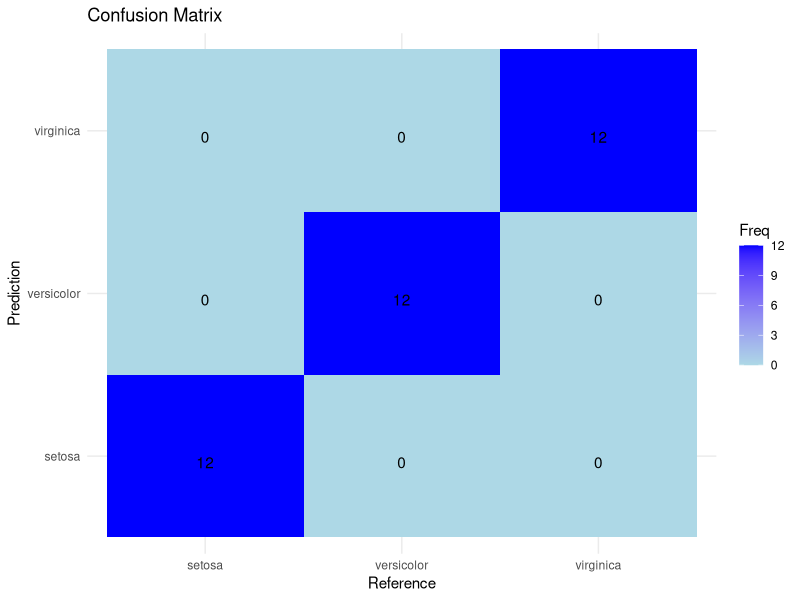
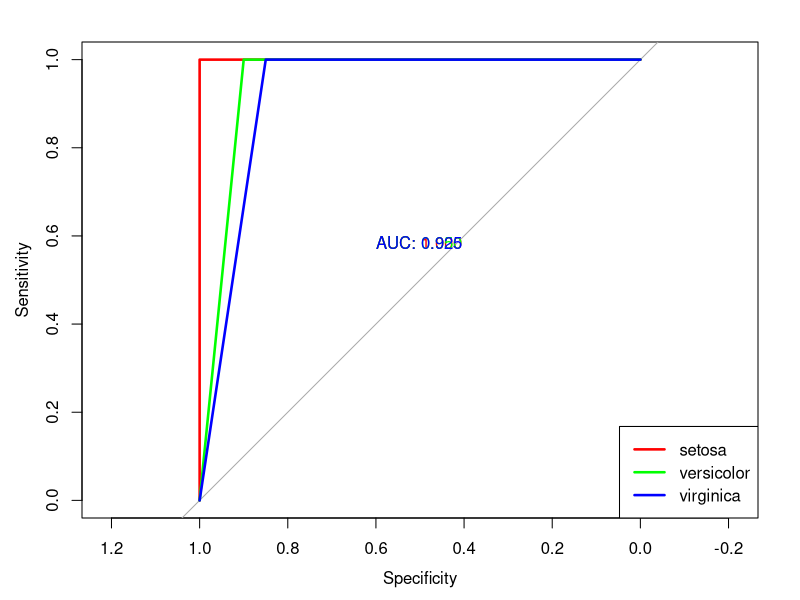

Recreate these plots in R, in order.


# STEP 1. Install and Load the Required Packages ----
## ggplot2 ----
if (require("ggplot2")) {
  require("ggplot2")
} else {
  install.packages("ggplot2", dependencies = TRUE,
                   repos = "https://cloud.r-project.org")
}

## caret ----
if (require("caret")) {
  require("caret")
} else {
  install.packages("caret", dependencies = TRUE,
                   repos = "https://cloud.r-project.org")
}

## mlbench ----
if (require("mlbench")) {
  require("mlbench")
} else {
  install.packages("mlbench", dependencies = TRUE,
                   repos = "https://cloud.r-project.org")
}

## pROC ----
if (require("pROC")) {
  require("pROC")
} else {
  install.packages("pROC", dependencies = TRUE,
                   repos = "https://cloud.r-project.org")
}

## dplyr ----
if (require("dplyr")) {
  require("dplyr")
} else {
  install.packages("dplyr", dependencies = TRUE,
                   repos = "https://cloud.r-project.org")
}

# 1. Accuracy and Cohen's Kappa ----
# Accuracy is the percentage of correctly classified instances out of all
# instances. Accuracy is more useful in binary classification problems than
# in multi-class classification problems.

# On the other hand, Cohen's Kappa is similar to Accuracy, however, it is more
# useful for classification problems that do not have an equal distribution of
# instances amongst the classes in the dataset.

# For example, instead of Red are 50 instances and Blue are 50 instances,
# the distribution can be that Red are 70 instances and Blue are 30 instances.

## 1.a. Load the dataset ----
data(iris)
## 1.b. Determine the Baseline Accuracy ----
# Identify the number of instances that belong to each class (distribution or
# class breakdown).

# The result should show that 65% tested negative and 34% tested positive
# for diabetes.

# This means that an algorithm can achieve a 65% accuracy by
# predicting that all instances belong to the class "negative".

# This in turn implies that the baseline accuracy is 65%.
View(iris)
iris_freq <- iris$Species
cbind(frequency =
        table(iris_freq),
      percentage = prop.table(table(iris_freq)) * 100)

## 1.c. Split the dataset ----
# Define a 75:25 train:test data split of the dataset.
# That is, 75% of the original data will be used to train the model and
# 25% of the original data will be used to test the model.
train_index <- createDataPartition(iris$Species,
                                   p = 0.75,
                                   list = FALSE)
iris_train <- iris[train_index, ]
iris_test <- iris[-train_index, ]

## 1.d. Train the Model ----
# We apply the 5-fold cross validation resampling method
train_control <- trainControl(method = "cv", number = 5)

# We then train a Generalized Linear Model to predict the value of Diabetes
# (whether the patient will test positive/negative for diabetes).

# `set.seed()` is a function that is used to specify a starting point for the
# random number generator to a specific value. This ensures that every time you
# run the same code, you will get the same "random" numbers.
set.seed(7)
iris_model_rf  <-
  train(Species ~ ., data = iris_train, method = "rf",
        metric = "Accuracy", trControl = train_control)

## 1.e. Display the Model's Performance ----
### Option 1: Use the metric calculated by caret when training the model ----
# The results show an accuracy of approximately 77% (slightly above the baseline
# accuracy) and a Kappa of approximately 49%.
print(iris_model_rf)

### Option 2: Compute the metric yourself using the test dataset ----
# A confusion matrix is useful for multi-class classification problems.
# Please watch the following video first: https://youtu.be/Kdsp6soqA7o

# The Confusion Matrix is a type of matrix which is used to visualize the
# predicted values against the actual Values. The row headers in the
# confusion matrix represent predicted values and column headers are used to
# represent actual values.

predictions <- predict(iris_model_rf, newdata = iris_test[, 1:4])

# Make sure both 'predictions' and 'iris_test[, 1:4]$Species' are factors
predictions <- as.factor(predictions)
# Convert the "Species" column to a factor in the full data frame
iris_test$Species <- as.factor(iris_test$Species)

# Set factor levels for 'predictions' and 'iris_test[, 1:4]$Species'
confusion_matrix <- confusionMatrix(predictions, iris_test$Species)
print(confusion_matrix)

confusion_data <- as.data.frame(as.table(confusion_matrix))

### Option 3: Display a graphical confusion matrix ----
ggplot(data = confusion_data, aes(x = Reference, y = Prediction, fill = Freq)) +
  geom_tile() +
  geom_text(aes(label = Freq), vjust = 1) +
  scale_fill_gradient(low = "lightblue", high = "blue") +
  theme_minimal() +
  labs(title = "Confusion Matrix")


# 2. RMSE, R Squared, and MAE ----

# RMSE stands for "Root Mean Squared Error" and it is defined as the average
# deviation of the predictions from the observations.

# R Squared (R^2) is also known as the "coefficient of determination".
# It provides a goodness of fit measure for the predictions to the
# observations.

# NOTE: R Squared (R^2) is a value between 0 and 1 such that
# 0 refers to "no fit" and 1 refers to a "perfect fit".

## 2.a. Load the dataset ----
data(PimaIndiansDiabetes)

## 2.b. Split the dataset ----
# Define a train:test data split of the dataset. Such that 10/16 are in the
# train set and the remaining 6/16 observations are in the test set.

# In this case, we split randomly without using a predictor variable in the
# caret::createDataPartition function.

# For reproducibility; by ensuring that you end up with the same
# "random" samples

# We apply simple random sampling using the base::sample function to get
# 10 samples
set.seed(7)
train_index <- sample(1:nrow(PimaIndiansDiabetes), 10)
Pima_train <- PimaIndiansDiabetes[train_index, ]
Pima_test <- PimaIndiansDiabetes[-train_index, ]

## 2.c. Train the Model ----
# We apply bootstrapping with 1,000 repetitions
train_control <- trainControl(method = "boot", number = 1000)

# We then train a linear regression model to predict the value of Employed
# (the number of people that will be employed given the independent variables).
Pima_model_logistic <-
  train(diabetes ~ ., data = Pima_train,
        method = "glm", family = binomial,
        metric = "MSE",  
        trControl = train_control)

## 2.d. Display the Model's Performance ----
### Option 1: Use the metric calculated by caret when training the model ----
# The results show an RMSE value of approximately 4.3898 and
# an R Squared value of approximately 0.8594
# (the closer the R squared value is to 1, the better the model).
print(Pima_model_logistic)
### Option 2: Compute the metric yourself using the test dataset ----
predictions <- predict(Pima_model_logistic, Pima_test)
# These are the 6 values for employment that the model has predicted:
print(predictions)

# Calculate the mean squared error (MSE)
mse <- mean((as.numeric(predictions) - as.numeric(Pima_test$diabetes))^2)
# Calculate RMSE by taking the square root of MSE
rmse <- sqrt(mse)
print(paste("RMSE (MSE) =", rmse))

#### MAE ----
# MAE measures the average absolute differences between the predicted and
# actual values in a dataset. MAE is useful for assessing how close the model's
# predictions are to the actual values.

# MAE is expressed in the same units as the target variable, making it easy to
# interpret. For example, if you are predicting the amount paid in rent,
# and the MAE is KES. 10,000, it means, on average, your model's predictions
# are off by about KES. 10,000.

# 3. Area Under ROC Curve ----
# Area Under Receiver Operating Characteristic Curve (AUROC) or simply
# "Area Under Curve (AUC)" or "ROC" represents a model's ability to
# discriminate between two classes.

# ROC is a value between 0.5 and 1 such that 0.5 refers to a model with a
# very poor prediction (essentially a random prediction; 50-50 accuracy)
# and an AUC of 1 refers to a model that predicts perfectly.

# ROC can be broken down into:
## Sensitivity ----
#         The number of instances from the first class (positive class)
#         that were actually predicted correctly. This is the true positive
#         rate, also known as the recall.
## Specificity ----
#         The number of instances from the second class (negative class)
#         that were actually predicted correctly. This is the true negative
#         rate.

## 3.a. Load the dataset ----
data(iris)
## 3.b. Determine the Baseline Accuracy ----
# The baseline accuracy is 65%.
iris_species_freq <- iris$Species
cbind(frequency = table(iris_species_freq), 
      percentage = prop.table(table(iris_species_freq)) * 100)


## 3.c. Split the dataset ----
# Define an 80:20 train:test data split of the dataset.
set.seed(7)
train_index <- createDataPartition(iris$Species,
                                   p = 0.8,
                                   list = FALSE)
iris_train <- iris[train_index, ]
iris_test <- iris[-train_index, ]

## 3.d. Train the Model ----
# We apply the 10-fold cross validation resampling method
train_control <- trainControl(method = "cv", number = 10, classProbs = TRUE)


# We then train a k Nearest Neighbours Model to predict the value of Diabetes
# (whether the patient will test positive/negative for diabetes).
iris_model_knn <- train(Species ~ ., data = iris_train, method = "knn",
                        metric = "Accuracy", trControl = train_control)


## 3.e. Display the Model's Performance ----
### Option 1: Use the metric calculated by caret when training the model ----
# The results show a ROC value of approximately 0.76 (the closer to 1,
# the higher the prediction accuracy) when the parameter k = 9
# (9 nearest neighbours).

print(iris_model_knn)

### Option 2: Compute the metric yourself using the test dataset ----
#### Sensitivity and Specificity ----
predictions <- predict(iris_model_knn, iris_test)
# These are the values for diabetes that the
# model has predicted:
print(predictions)
confusion_matrix <-
  caret::confusionMatrix(predictions,
                         iris_test$Species)
# We can see the sensitivity (≈ 0.86) and the specificity (≈ 0.60) below:
print(confusion_matrix)

#### AUC ----
# The type = "prob" argument specifies that you want to obtain class
# probabilities as the output of the prediction instead of class labels.
predictions <- predict(iris_model_knn, iris_test, type = "prob")


# These are the class probability values for diabetes that the
# model has predicted:
print(predictions)

# "Controls" and "Cases": In a binary classification problem, you typically
# have two classes, often referred to as "controls" and "cases."
# These classes represent the different outcomes you are trying to predict.
# For example, in a medical context, "controls" might represent patients without
# a disease, and "cases" might represent patients with the disease.

# Setting the Direction: The phrase "Setting direction: controls < cases"
# specifies how you define which class is considered the positive class (cases)
# and which is considered the negative class (controls) when calculating
# Compute the ROC curves for each class
roc_curves <- lapply(unique(iris$Species), function(class_name) {
  class_predictions <- as.numeric(predictions[class_name] > 0)
  class_roc <- roc(iris_test$Species == class_name, class_predictions)
  return(class_roc)
})

# Plot the ROC curves for each class
colors <- rainbow(length(roc_curves))
for (i in 1:length(roc_curves)) {
  plot(roc_curves[[i]], col = colors[i], print.auc = TRUE, print.auc.x = 0.6, print.auc.y = 0.6, lwd = 2.5, add = (i > 1))
}

legend("bottomright", legend = unique(iris$Species), col = colors, lwd = 2.5)

# 4. Logarithmic Loss (LogLoss) ----
# Logarithmic Loss (LogLoss) is an evaluation metric commonly used for
# assessing the performance of classification models, especially when the model
# provides probability estimates for each class.

# LogLoss measures how well the predicted probabilities align with the true
# binary outcomes.

# In *binary classification*, the LogLoss formula for a single observation is:
# LogLoss = −(y log(p) + (1 − y)log(1 − p))

# Where:
# [*] y is the true binary label (0 or 1).
# [*] p is the predicted probability of the positive class.

# The LogLoss formula computes the logarithm of the predicted probability for
# the true class (if y = 1) or the logarithm of the predicted probability for
# the negative class (if y = 0), and then sums the results.

# A lower LogLoss indicates better model performance, where perfect predictions
# result in a LogLoss of 0.

########################### ----
## 4.a. Load the dataset ----
data(PimaIndiansDiabetes)

## 4.b. Train the Model ----
# We apply the 5-fold repeated cross validation resampling method
# with 3 repeats
train_control <- trainControl(method = "repeatedcv", number = 5, repeats = 3,
                              classProbs = TRUE,
                              summaryFunction = mnLogLoss)
set.seed(7)

# This creates a CART model. One of the parameters used by a CART model is "cp".
# "cp" refers to the "complexity parameter". It is used to impose a penalty to
# the tree for having too many splits. The default value is 0.01.
pima_model_cart <- train(diabetes ~ ., data = PimaIndiansDiabetes, method = "rpart",
                         metric = "logLoss", trControl = train_control)

## 4.c. Display the Model's Performance ----
### Option 1: Use the metric calculated by caret when training the model ----
# The results show that a cp value of ≈ 0 resulted in the lowest
# LogLoss value. The lowest logLoss value is ≈ 0.46.
print(pima_model_cart)

# [OPTIONAL] **Deinitialization: Create a snapshot of the R environment ----
# Lastly, as a follow-up to the initialization step, record the packages
# installed and their sources in the lockfile so that other team-members can
# use renv::restore() to re-install the same package version in their local
# machine during their initialization step.
# renv::snapshot() # nolint

# References ----

## Kuhn, M., Wing, J., Weston, S., Williams, A., Keefer, C., Engelhardt, A., Cooper, T., Mayer, Z., Kenkel, B., R Core Team, Benesty, M., Lescarbeau, R., Ziem, A., Scrucca, L., Tang, Y., Candan, C., & Hunt, T. (2023). caret: Classification and Regression Training (6.0-94) [Computer software]. https://cran.r-project.org/package=caret # nolint ----

## Leisch, F., & Dimitriadou, E. (2023). mlbench: Machine Learning Benchmark Problems (2.1-3.1) [Computer software]. https://cran.r-project.org/web/packages/mlbench/index.html # nolint ----

## National Institute of Diabetes and Digestive and Kidney Diseases. (1999). Pima Indians Diabetes Dataset [Dataset]. UCI Machine Learning Repository. https://www.kaggle.com/datasets/uciml/pima-indians-diabetes-database # nolint ----

## Robin, X., Turck, N., Hainard, A., Tiberti, N., Lisacek, F., Sanchez, J.-C., Müller, M., Siegert, S., Doering, M., & Billings, Z. (2023). pROC: Display and Analyze ROC Curves (1.18.4) [Computer software]. https://cran.r-project.org/web/packages/pROC/index.html # nolint ----

## Wickham, H., François, R., Henry, L., Müller, K., Vaughan, D., Software, P., & PBC. (2023). dplyr: A Grammar of Data Manipulation (1.1.3) [Computer software]. https://cran.r-project.org/package=dplyr # nolint ----

## Wickham, H., Chang, W., Henry, L., Pedersen, T. L., Takahashi, K., Wilke, C., Woo, K., Yutani, H., Dunnington, D., Posit, & PBC. (2023). ggplot2: Create Elegant Data Visualisations Using the Grammar of Graphics (3.4.3) [Computer software]. https://cran.r-project.org/package=ggplot2 # nolint ----

# **Required Lab Work Submission** ----
## Part A ----
# Create a new file called
# "Lab6-Submission-EvaluationMetrics.R".
# Provide all the code you have used to demonstrate the classification and
# regression evaluation metrics we have gone through in this lab.
# This should be done on any datasets of your choice except the ones used in
# this lab.

## Part B ----
# Upload *the link* to your
# "Lab6-Submission-EvaluationMetrics.R" hosted
# on Github (do not upload the .R file itself) through the submission link
# provided on eLearning.

## Part C ----
# Create a markdown file called "Lab-Submission-Markdown.Rmd"
# and place it inside the folder called "markdown". Use R Studio to ensure the
# .Rmd file is based on the "GitHub Document (Markdown)" template when it is
# being created.

# Refer to the following file in Lab 1 for an example of a .Rmd file based on
# the "GitHub Document (Markdown)" template:
#     https://github.com/course-files/BBT4206-R-Lab1of15-LoadingDatasets/blob/main/markdown/BIProject-Template.Rmd # nolint

# Include Line 1 to 14 of BIProject-Template.Rmd in your .Rmd file to make it
# displayable on GitHub when rendered into its .md version

# It should have code chunks that explain all the steps performed on the
# datasets.

## Part D ----
# Render the .Rmd (R markdown) file into its .md (markdown) version by using
# knitR in RStudio.

# You need to download and install "pandoc" to render the R markdown.
# Pandoc is a file converter that can be used to convert the following files:
#   https://pandoc.org/diagram.svgz?v=20230831075849

# Documentation:
#   https://pandoc.org/installing.html and
#   https://github.com/REditorSupport/vscode-R/wiki/R-Markdown

# By default, Rmd files are open as Markdown documents. To enable R Markdown
# features, you need to associate *.Rmd files with rmd language.
# Add an entry Item "*.Rmd" and Value "rmd" in the VS Code settings,
# "File Association" option.

# Documentation of knitR: https://www.rdocumentation.org/packages/knitr/

# Upload *the link* to "Lab-Submission-Markdown.md" (not .Rmd)
# markdown file hosted on Github (do not upload the .Rmd or .md markdown files)
# through the submission link provided on eLearning.